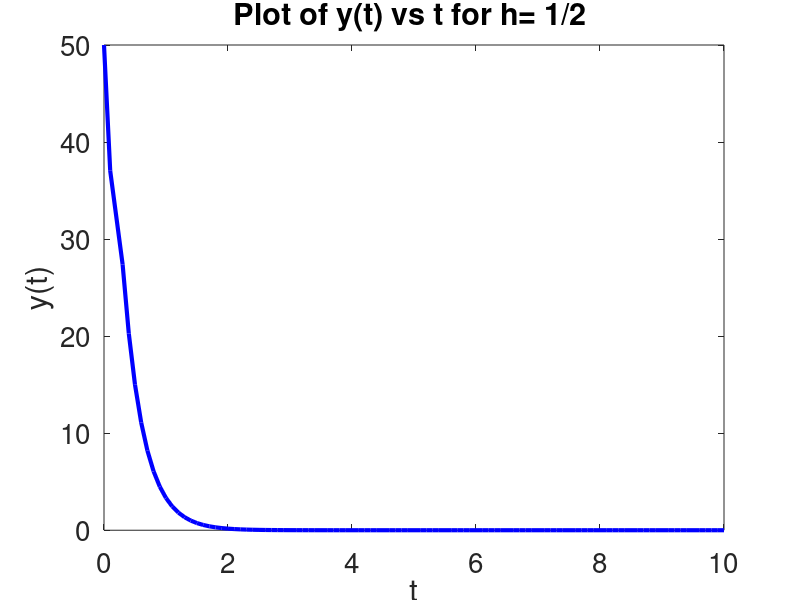

MATLAB code to generate this figure:
# This code is to approximate the solution to the equation y'=3y by 
# Adams fourth order predictor corrector methods

#a=start point, b=end point, N= no. of intervals, f is the solution to the\
# equation, h = step size, w0= starting value, w1=2nd value obtained from 
# the analytic equation.
clear
clc
g=@(t) 50*exp(-3*t);
f=@(y) -3*y

a=0;b=10;N=100;h=(b-a)/N;
w0=50;w1=g(h);w(1)=w0;w(2)=w1;
T(1)=0;T(2)=h; 
Exact(1)=g(0);Exact(2)=g(h);
for i=3:1:N
  t=a+i*h;
  T(i)=t;
  Exact(end+1)=g(t); 
  W=w1+0.5*h*(3*f(w1)-f(w0));
  W=w1+h*(5*f(W)+8*f(w1)-f(w0))/12;
  w(end+1)=W;
  w0=w1;
  w1=W;
endfor
w(end)
Exact(end)
#plot of error
#plot(T,abs(1-w./Exact),'-r','linewidth',3)
plot(T,w,'-b','linewidth',3)
xlabel("t","Fontsize",20)
ylabel("y(t)","Fontsize",20)
title("Plot of y(t) vs t for h= 1/2 ","Fontsize",25)
set(gca,'fontsize',20)